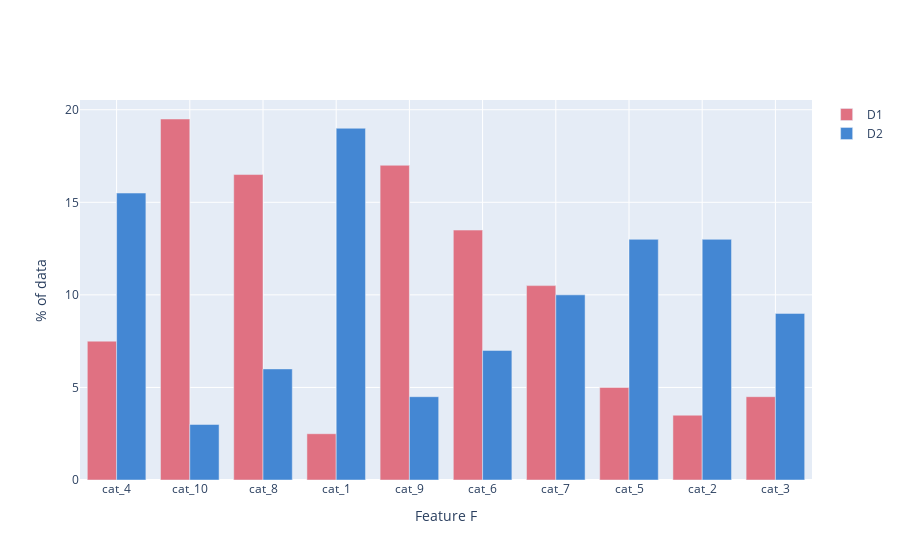

This figure's notebook cell:
### Code cell
np.random.seed(1234)

n_categs = 10
samples = 200
categs = [f'cat_{i}' for i in range(1, n_categs+1)]

p0 = np.random.dirichlet(alpha=10000*np.arange(1, n_categs+1))
p1 = np.random.dirichlet(alpha=10000*np.arange(1, n_categs+1)[::-1])


f0 = np.random.choice(categs, p=p0, size=samples)
f1 = np.random.choice(categs, p=p1, size=samples)

data_dict = {
    'D1': f0,
    'D2': f1,
}

fig = plot_discrete_histogram(data_dict, xaxis_title='Feature F', yaxis_title='% of data')
fig.show()
calc_total_variation(data_dict)

### Figure 1 — Plotly figure (JSON) as saved in the notebook; plotly's stock layout.template omitted (floating-point values rounded to 4 significant figures)
{"data": [{"marker": {"color": "#E07182"}, "name": "D1", "type": "bar", "x": ["cat_4", "cat_10", "cat_8", "cat_1", "cat_9", "cat_6", "cat_7", "cat_5", "cat_2", "cat_3"], "y": [7.5, 19.5, 16.5, 2.5, 17, 13.5, 10.5, 5, 3.5, 4.5]}, {"marker": {"color": "#4487D3"}, "name": "D2", "type": "bar", "x": ["cat_4", "cat_10", "cat_8", "cat_1", "cat_9", "cat_6", "cat_7", "cat_5", "cat_2", "cat_3"], "y": [15.5, 3, 6, 19, 4.5, 7.0, 10, 13, 13, 9]}], "layout": {"barmode": "group", "title": {}, "xaxis": {"showgrid": true, "title": {"text": "Feature F"}}, "yaxis": {"showgrid": true, "title": {"text": "% of data"}}}}
